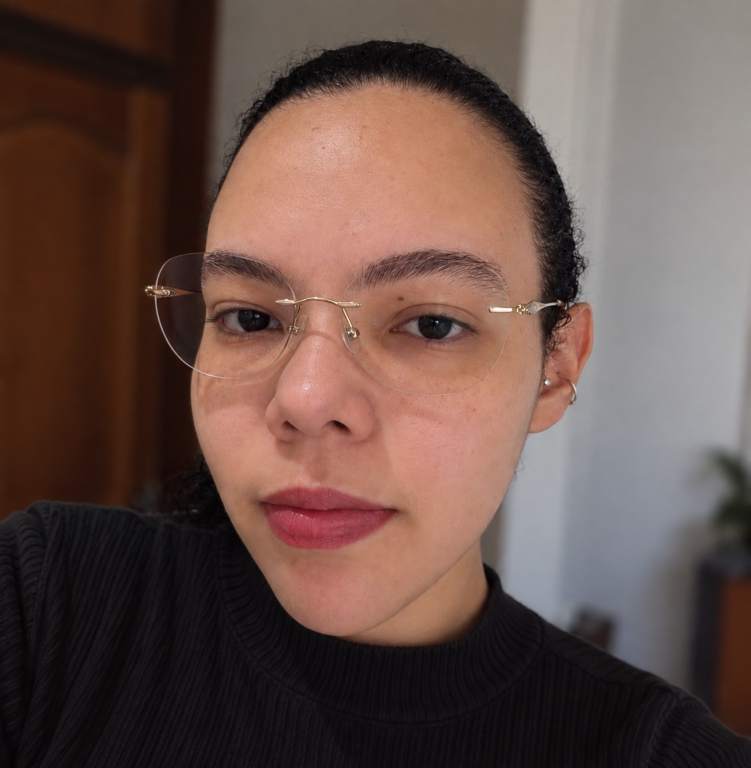
#> input picture source-photo.jpg, 1501 x 1536 px (shown at 1/2 size)
$ python make_ascii_svg.py ../source-photo.jpg out.png
#> lines starting #> are read from the running program, lines starting #| are printed output that depends on the picture
#!/usr/bin/env python3
"""Render a prepared portrait as an animated terminal-style SVG."""
import argparse
import html
import os
from pathlib import Path

import cv2
import numpy as np
from PIL import Image

BG = "#0d1117"
FRAME = "#30363d"
MUTED = "#7d8590"
TEXT = "#c9d1d9"
GREEN = "#39d353"
NAME = os.environ.get("PROFILE_NAME", "Júlia Danieli Romera Lage")
USER = os.environ.get("GH_PROFILE_USER", "JuliaRomeira").lower()
RAMP = "  ..,:;irsXA253hMHGS#9B&@"


def render(source: Path, destination: Path) -> None:
    image = Image.open(source).convert("RGB")
#> image is the input picture: PIL image 1501x1536 RGB; mean R, G, B 101.9, 79.6, 72.7
    # Resize the full portrait into the ASCII grid. The monospace cell's
    # taller-than-wide shape compensates for this horizontal pixel stretch.
    image = image.resize((160, 86), Image.Resampling.LANCZOS)
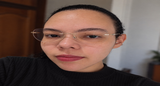
#> image: PIL image 160x86 RGB; mean R, G, B 101.9, 79.6, 72.7
    gray = cv2.cvtColor(np.asarray(image), cv2.COLOR_RGB2GRAY)
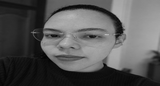
#> gray: shape (86, 160); min 0, max 190, mean 85.5
    gray = cv2.createCLAHE(clipLimit=1.7, tileGridSize=(8, 8)).apply(gray)
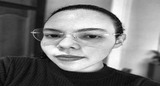
#> gray: shape (86, 160); min 1, max 254, mean 120.7
    gray = cv2.GaussianBlur(gray, (3, 3), 0.35)

    rows = []
    ramp_size = len(RAMP) - 1
    for row in gray:
        chars = []
        for value in row:
            # Slight gamma lift preserves eyes, hair, and other mid-tone detail.
            if value < 38:
                chars.append(" ")
                continue
            normalized = ((float(value) - 38.0) / (255.0 - 38.0)) ** 0.82
            index = max(0, min(ramp_size, round(normalized * ramp_size)))
            chars.append(RAMP[index])
        rows.append("".join(chars))
#> this loop made 86 passes
#> after the loop, rows = 86 items

    width, height = 840, 880
    pad, top, line_height = 20, 48, 8.6
    out = [
        f'<svg xmlns="http://www.w3.org/2000/svg" width="{width}" height="{height}" viewBox="0 0 {width} {height}" font-family="ui-monospace,SFMono-Regular,Menlo,Consolas,monospace">',
        '<style>@keyframes row{from{opacity:0}to{opacity:1}}.r{opacity:0;animation:row .1s linear both}@media(prefers-reduced-motion:reduce){.r{opacity:1!important;animation:none!important}}</style>',
        f'<rect width="{width}" height="{height}" rx="12" fill="{BG}"/><rect x=".5" y=".5" width="{width-1}" height="{height-1}" rx="12" fill="none" stroke="{FRAME}"/>',
    ]
    for i, color in enumerate(("#ff5f56", "#ffbd2e", "#27c93f")):
        out.append(f'<circle cx="{20 + i*16}" cy="16" r="5" fill="{color}"/>')
    out.append(f'<text x="{width/2}" y="20" text-anchor="middle" fill="{MUTED}" font-size="12">{USER}@github: ~$ ./portrait.sh</text>')
    for i, line in enumerate(rows):
        delay = i * 0.045
        out.append(
            f'<text class="r" xml:space="preserve" style="animation-delay:{delay:.3f}s" x="{pad}" y="{top+i*line_height:.1f}" '
            f'fill="{TEXT}" font-size="7.1" textLength="{width-pad*2}" lengthAdjust="spacing">{html.escape(line)}</text>'
        )
#> this loop made 86 passes
#> delay on passes 1 to 12: 0, 0.045, 0.09, 0.135, 0.18, 0.225, 0.27, 0.315, 0.36, 0.405, 0.45, 0.495
#> after the loop, out = 93 items
    out.append(
        f'<line x1="0" y1="820" x2="{width}" y2="820" stroke="{FRAME}"/>'
        f'<text x="{pad}" y="851" fill="{MUTED}" font-size="18">{USER}@github:~$ whoami '
        f'<tspan fill="{TEXT}">{html.escape(NAME)}</tspan></text></svg>'
    )
    destination.write_text("".join(out), encoding="utf-8")


def main() -> None:
    parser = argparse.ArgumentParser(description=__doc__)
    parser.add_argument("source", type=Path)
    parser.add_argument("destination", type=Path)
    args = parser.parse_args()
    render(args.source, args.destination)


if __name__ == "__main__":
    main()
